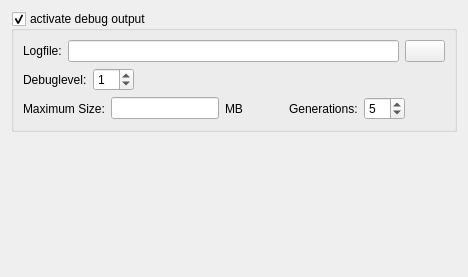
     <widget class="QWidget" name="tab_4">
      <attribute name="icon">
       <iconset resource="../../resources.qrc">
        <normaloff>:/icons/resources/bug.png</normaloff>:/icons/resources/bug.png</iconset>
      </attribute>
      <attribute name="title">
       <string>Debug</string>
      </attribute>
      <layout class="QVBoxLayout" name="verticalLayout_11">
       <item>
        <widget class="QGroupBox" name="enableDebug">
         <property name="title">
          <string>activate debug output</string>
         </property>
         <property name="checkable">
          <bool>true</bool>
         </property>
         <layout class="QVBoxLayout" name="verticalLayout_5">
          <item>
           <layout class="QHBoxLayout" name="horizontalLayout_9">
            <item>
             <widget class="QLabel" name="label_14">
              <property name="text">
               <string>Logfile:</string>
              </property>
             </widget>
            </item>
            <item>
             <widget class="QLineEdit" name="logfile"/>
            </item>
            <item>
             <widget class="QPushButton" name="logfileButton">
              <property name="text">
               <string/>
              </property>
              <property name="icon">
               <iconset resource="../../resources.qrc">
                <normaloff>:/icons/resources/folder-open-16.png</normaloff>:/icons/resources/folder-open-16.png</iconset>
              </property>
              <property name="iconSize">
               <size>
                <width>16</width>
                <height>16</height>
               </size>
              </property>
             </widget>
            </item>
           </layout>
          </item>
          <item>
           <layout class="QHBoxLayout" name="horizontalLayout_10">
            <item>
             <widget class="QLabel" name="label_15">
              <property name="text">
               <string>Debuglevel:</string>
              </property>
             </widget>
            </item>
            <item>
             <widget class="QSpinBox" name="debuglevel">
              <property name="maximum">
               <number>10</number>
              </property>
              <property name="value">
               <number>1</number>
              </property>
             </widget>
            </item>
            <item>
             <spacer name="horizontalSpacer_7">
              <property name="orientation">
               <enum>Qt::Horizontal</enum>
              </property>
              <property name="sizeHint" stdset="0">
               <size>
                <width>40</width>
                <height>20</height>
               </size>
              </property>
             </spacer>
            </item>
           </layout>
          </item>
          <item>
           <layout class="QHBoxLayout" name="horizontalLayout_11">
            <item>
             <widget class="QLabel" name="label_16">
              <property name="text">
               <string>Maximum Size:</string>
              </property>
             </widget>
            </item>
            <item>
             <widget class="QLineEdit" name="logfileSize"/>
            </item>
            <item>
             <widget class="QLabel" name="label_17">
              <property name="text">
               <string>MB</string>
              </property>
             </widget>
            </item>
            <item>
             <spacer name="horizontalSpacer_9">
              <property name="orientation">
               <enum>Qt::Horizontal</enum>
              </property>
              <property name="sizeType">
               <enum>QSizePolicy::MinimumExpanding</enum>
              </property>
              <property name="sizeHint" stdset="0">
               <size>
                <width>40</width>
                <height>20</height>
               </size>
              </property>
             </spacer>
            </item>
            <item>
             <widget class="QLabel" name="label_18">
              <property name="text">
               <string>Generations:</string>
              </property>
             </widget>
            </item>
            <item>
             <widget class="QSpinBox" name="generations">
              <property name="maximum">
               <number>10</number>
              </property>
              <property name="value">
               <number>5</number>
              </property>
             </widget>
            </item>
            <item>
             <spacer name="horizontalSpacer_8">
              <property name="orientation">
               <enum>Qt::Horizontal</enum>
              </property>
              <property name="sizeHint" stdset="0">
               <size>
                <width>40</width>
                <height>20</height>
               </size>
              </property>
             </spacer>
            </item>
           </layout>
          </item>
         </layout>
        </widget>
       </item>
       <item>
        <spacer name="verticalSpacer_4">
         <property name="orientation">
          <enum>Qt::Vertical</enum>
         </property>
         <property name="sizeHint" stdset="0">
          <size>
           <width>20</width>
           <height>134</height>
          </size>
         </property>
        </spacer>
       </item>
      </layout>
     </widget>
